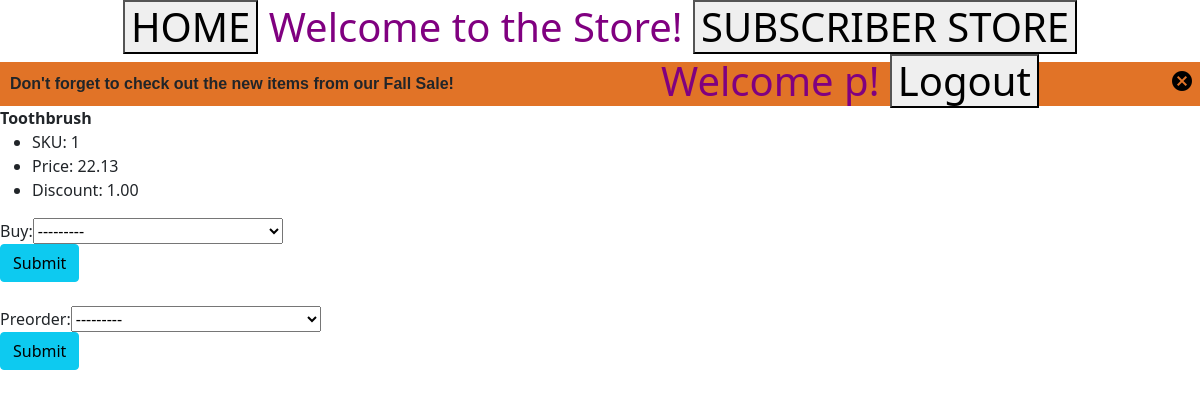
Screenshot of /store (signed in) with the database file from the repository.
### db_app/models.py (models this page shows)
class Item(models.Model):
	Name = models.CharField(max_length=100, default='')
	SKU = models.AutoField(primary_key=True, unique=True, null=False)
	Price = models.DecimalField(max_digits=8, decimal_places=2)
	Discount = models.DecimalField(max_digits=8, decimal_places=2)
	def __str__(self):
		return str(self.Name)

### db_app/views.py (the view)
# urls.py: path('store', views.store, name='list-store'),
def store(request):
  store_list = Item.objects.raw('SELECT SKU FROM db_app_item EXCEPT SELECT * FROM db_app_subonlyitem')
  if request.user.is_authenticated:
    if request.method == 'POST':
      buysform = BuysForm(request.POST)
      preordersform = PreorderForm(request.POST)
      if buysform.is_valid():
        buy_item = buysform.cleaned_data.get('buy')
        try:
          Buys.objects.create(User = Customer.objects.get(User = request.user), Item = buy_item)
          messages.success(request, f'Successfully bought {buy_item.Name}!')
        except:
          messages.error(request, f'Already bought {buy_item} before. Cannot buy again.')
      if preordersform.is_valid():
        preorder_item = preordersform.cleaned_data.get('preorder')
        try:
          Preorders.objects.create(User = Customer.objects.get(User = request.user), Item = preorder_item)
          messages.success(request, f'Successfully preordered {preorder_item.Name}!')
        except:
          messages.error(request, f'Already preordered {preorder_item} before. Cannot preorder again.')
    else:
      buysform = BuysForm()
      preordersform = PreorderForm()
    return render(request, 'db_project/store.html', {'store_list': store_list, 'buysform': buysform, 'preordersform': preordersform})
  else:
    return render(request, 'db_project/store.html', {'store_list': store_list})

### db_app/forms.py
class BuysForm(forms.Form):
  buy = forms.ModelChoiceField(queryset=Item.objects.all())

class PreorderForm(forms.Form):
  preorder = forms.ModelChoiceField(queryset=Item.objects.all())

### db_app/templates/db_project/store.html (shortened to what this page needs)
{% load static %}
<!DOCTYPE html>
<html>
<head>
  <link href="https://cdn.jsdelivr.net/npm/bootstrap@5.1.1/dist/css/bootstrap.min.css" rel="stylesheet">
  <link rel="stylesheet" type="text/css" media="screen" href="{% static 'styles.css' %}" />
</head>
<body>
  <h1><button onclick="window.location.href='/'">
  HOME
  </button>
  Welcome to the Store!
  <button onclick="window.location.href='substore'">
  SUBSCRIBER STORE
  </button>
 <div class="moveright">
{% if user.is_authenticated %}
    Welcome {{ user.username }}!
	<button onclick="window.location.href='logout'">
  Logout
  </button>
{% endif %}
  </div>
  </h1>
  <div class ="banner">
	<div class="banner__content">
		<div class ="banner__text">
			<strong>Don't forget to check out the new items from our Fall Sale!</strong>
		</div>
		<button class="banner__close" type="button">
			<span class="material-icons">
			</span>
		</button>
	</div>
  </div>
  {% for Item in store_list %}
    <strong>{{ Item }}</strong>
	<ul>
	<li>SKU: {{Item.SKU}}</li>
	<li>Price: {{Item.Price}}</li>
	<li>Discount: {{Item.Discount}}</li>
	</ul>
  {% endfor %}
	<div class="form">
		<form method="POST">
			{{ buysform }}
			<div class="form-group">
				{% if user.is_authenticated and not user.is_superuser %}
				<button class="btn btn-info" type="submit">Submit</button>
				{% endif %}
			</div>
		</form>
	</div>
  <br>
	<div class="form">
		<form method="POST">
			{{ preordersform }}
			<div class="form-group">
				{% if user.is_authenticated and not user.is_superuser %}
				<button class="btn btn-info" type="submit">Submit</button>
				{% endif %}
			</div>
		</form>
	</div>
</body>
</html>

### db_app/static/styles.css (style rules this page uses)
h1 { color: purple; }

### db_app/templates/db_project/store.html (style rules this page uses)
html, body { margin: 0; }
.banner { background: #e17327; }
.banner__content { padding: 10px; max-width: 500px; margin: 0 auto; display: flex; align-items: center; }
.banner__text { flex-grow: 1; line-height 1.4; font-family: 'Quicksand', sans-serif; }
.banner__close { background: none; border: none; cursor: pointer; right: 100px; position: absolute; right: 0; }
.moveright { width: 700px; float: right; }
h1 { text-align: center; }

### rows the page displays
Item: SKU+Name "Toothbrush", SKU "1", Price "22.13", Discount "1.00"

### other values shown
{{ user.username }} "p"
